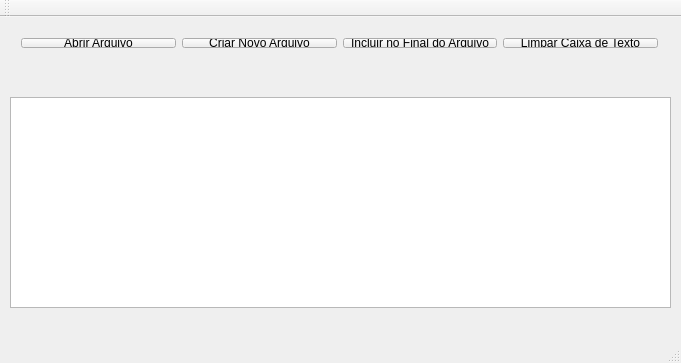
<?xml version="1.0" encoding="UTF-8"?>
<ui version="4.0">
 <class>MainWindow</class>
 <widget class="QMainWindow" name="MainWindow">
  <property name="geometry">
   <rect>
    <x>0</x>
    <y>0</y>
    <width>681</width>
    <height>363</height>
   </rect>
  </property>
  <property name="windowTitle">
   <string>MainWindow</string>
  </property>
  <widget class="QWidget" name="centralWidget">
   <widget class="QTextEdit" name="textEditSaida">
    <property name="geometry">
     <rect>
      <x>10</x>
      <y>80</y>
      <width>661</width>
      <height>211</height>
     </rect>
    </property>
   </widget>
   <widget class="QWidget" name="">
    <property name="geometry">
     <rect>
      <x>10</x>
      <y>10</y>
      <width>659</width>
      <height>32</height>
     </rect>
    </property>
    <layout class="QHBoxLayout" name="horizontalLayout">
     <item>
      <widget class="QPushButton" name="pushButtonAbrirArquivo">
       <property name="text">
        <string>Abrir Arquivo</string>
       </property>
      </widget>
     </item>
     <item>
      <widget class="QPushButton" name="pushButtonCriarNovoArquivo">
       <property name="text">
        <string>Criar Novo Arquivo</string>
       </property>
      </widget>
     </item>
     <item>
      <widget class="QPushButton" name="pushButtonIncluirNoFinal">
       <property name="text">
        <string>Incluir no Final do Arquivo</string>
       </property>
      </widget>
     </item>
     <item>
      <widget class="QPushButton" name="pushButtonLimparCaixa">
       <property name="text">
        <string>Limpar Caixa de Texto</string>
       </property>
      </widget>
     </item>
    </layout>
   </widget>
  </widget>
  <widget class="QMenuBar" name="menuBar">
   <property name="geometry">
    <rect>
     <x>0</x>
     <y>0</y>
     <width>681</width>
     <height>22</height>
    </rect>
   </property>
  </widget>
  <widget class="QToolBar" name="mainToolBar">
   <attribute name="toolBarArea">
    <enum>TopToolBarArea</enum>
   </attribute>
   <attribute name="toolBarBreak">
    <bool>false</bool>
   </attribute>
  </widget>
  <widget class="QStatusBar" name="statusBar"/>
 </widget>
 <layoutdefault spacing="6" margin="11"/>
 <resources/>
 <connections/>
</ui>
